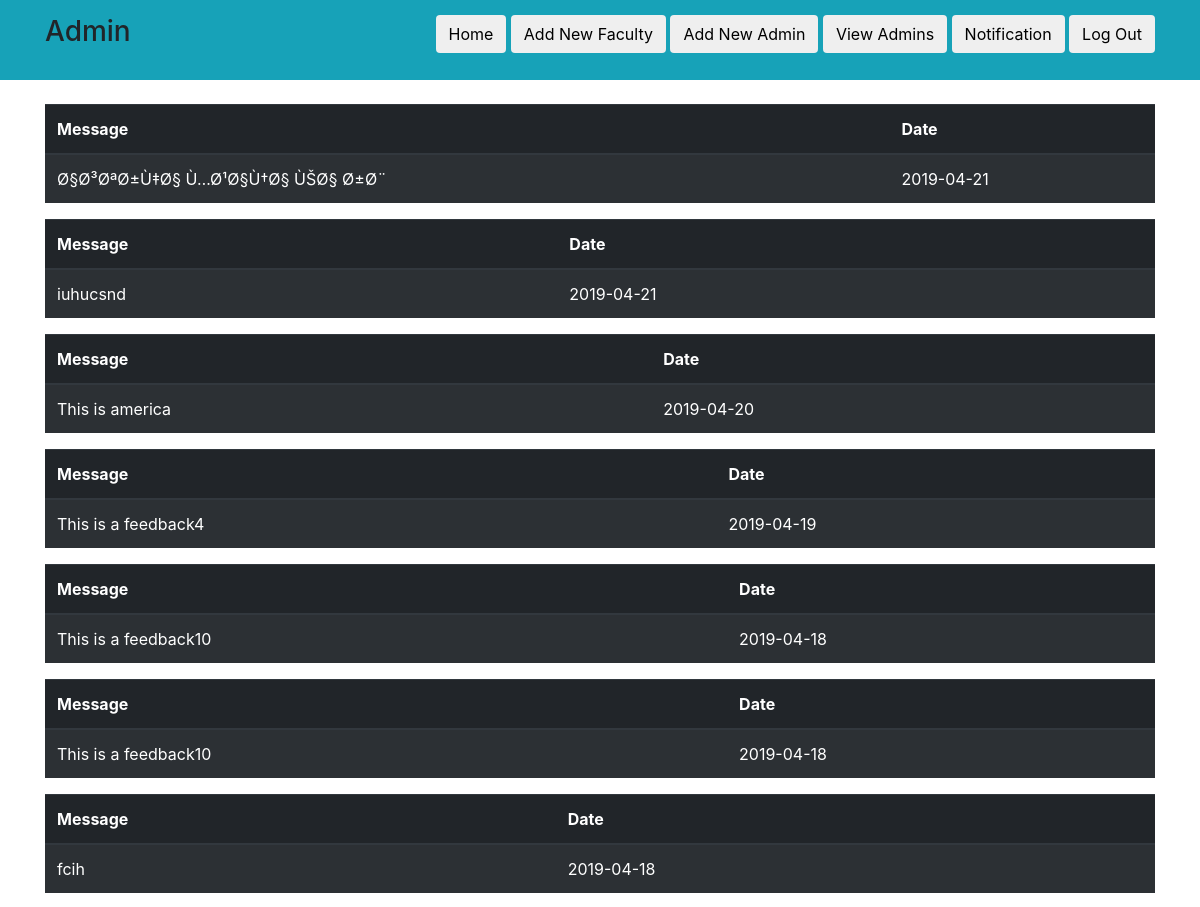
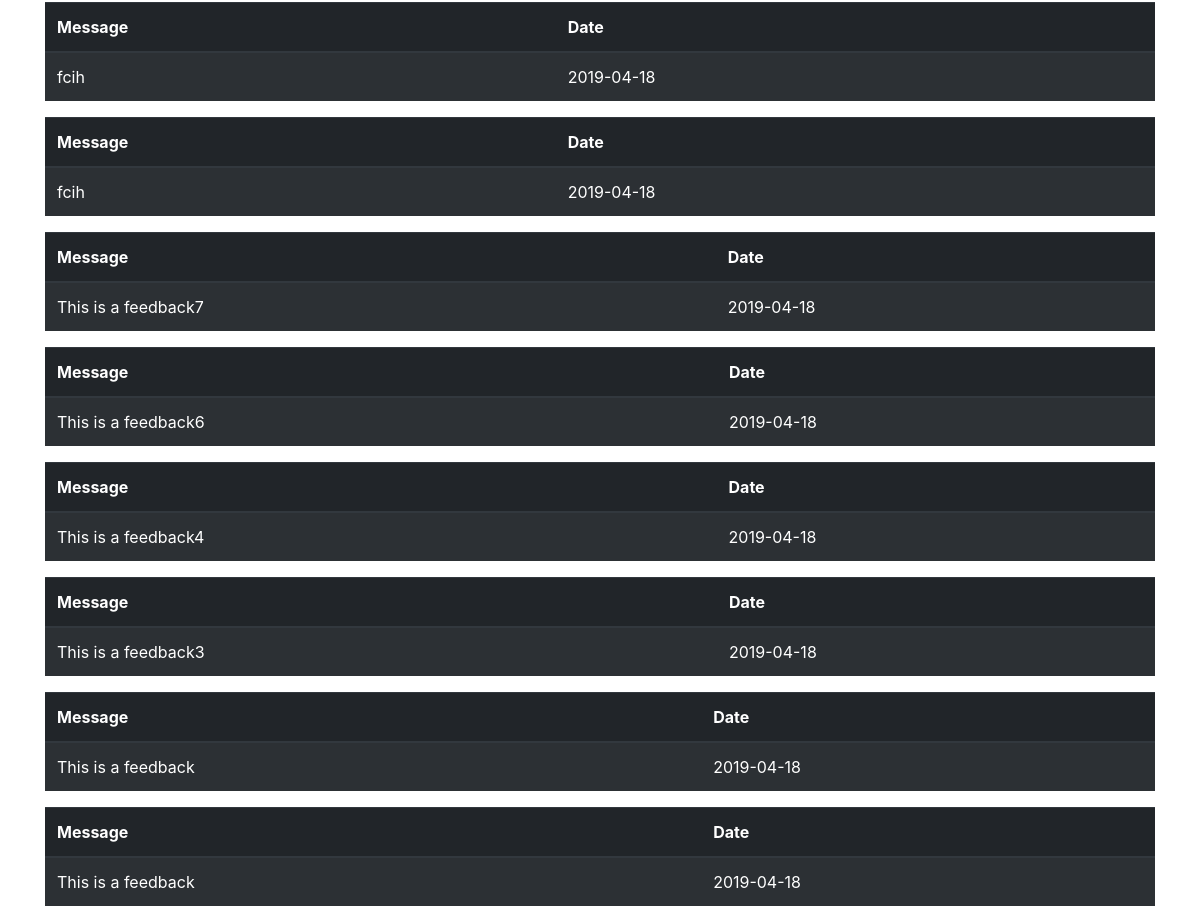
/Controller/admin/view_feed.php (signed in), run on the app's committed database (2 pictures, top to bottom).
### tables this page shows
CREATE TABLE `feedback` (
  `id` int(11) NOT NULL,
  `mess` varchar(150) NOT NULL,
  `readed` tinyint(1) NOT NULL,
  `date_` date NOT NULL
);

### model/connect.php (called while the page is built, shortened)
<?php
class Database {
    public function connect(){
        $conn = mysqli_connect('localhost' , 'root' , '' , 'test');
        return $conn;
    }
    public function all($table){
        $conn = $this->connect();
        $sql = "SELECT * FROM $table";
        $res = mysqli_query($conn,$sql);
        $val = array();
        $i =0;
        while ($ret = mysqli_fetch_object($res)) {
            $val[$i] = $ret;
            $i++;
        }
        return $val;
    }
}
?>

### Controller/admin/view_feed.php (the view, shortened to what this page needs)
<!DOCTYPE html>
<html lang="en" dir="ltr">
    <head>
        <link rel="stylesheet" href="../../view/css/bootstrap.min.css">
    </head>
    <body>
        <?php
        if (isset($_SESSION["u_name"])&&isset($_SESSION["pass"])) {
            include '../../model/connect.php';
            $DB = new Database();
            $arr = $DB->all('feedback');
            $arr = array_reverse($arr);
            echo "<br>";
            foreach ($arr as $key) { ?>
                <div class="container">
                    <table class="table table-striped table-dark">
                        <thead>
                            <tr>
                                <th>Message</th>
                                <th>Date</th>
                            </tr>
                        </thead>
                        <tbody>
                            <tr>
                                <td><?php echo $key->mess." "; ?></td>
                                <td><?php echo $key->date_; ?></td>
                            </tr>
                        </tbody>
                    </table>
                </div>
                <?php
            }
        } else {
            header('Location: ../user/home.php');
        }
        ?>
    </body>
</html>

### data on the page
feedback: mess "Ø§Ø³ØªØ±Ù‡Ø§ Ù…Ø¹Ø§Ù†Ø§ ÙŠØ§ Ø±Ø¨", date_ "2019-04-21"
feedback: mess "iuhucsnd", date_ "2019-04-21"
feedback: mess "This is america", date_ "2019-04-20"
feedback: mess "This is a feedback4", date_ "2019-04-19"
feedback: mess "This is a feedback10", date_ "2019-04-18"
feedback: mess "This is a feedback10", date_ "2019-04-18"
feedback: mess "fcih", date_ "2019-04-18"
feedback: mess "fcih", date_ "2019-04-18"
feedback: mess "fcih", date_ "2019-04-18"
feedback: mess "This is a feedback7", date_ "2019-04-18"
feedback: mess "This is a feedback6", date_ "2019-04-18"
feedback: mess "This is a feedback4", date_ "2019-04-18"
feedback: mess "This is a feedback3", date_ "2019-04-18"
feedback: mess "This is a feedback", date_ "2019-04-18"
feedback: mess "This is a feedback", date_ "2019-04-18"
